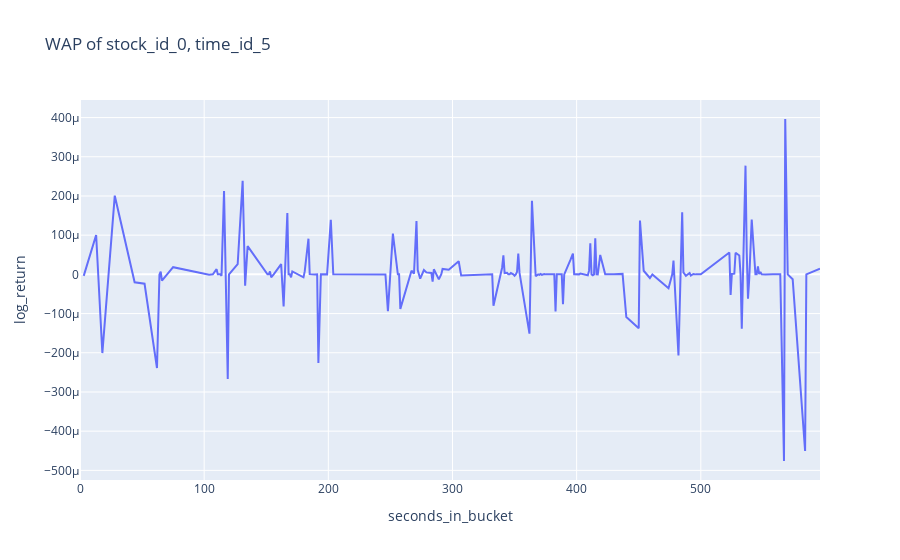

The notebook cell this image was saved under:
### Code cell
book_train_example['log_return'] = np.log(book_train_example['wap'])-np.log(book_train_example['wap'].shift(1))
book_train_example.dropna(subset=['log_return'])

fig1 = px.line(book_train_example, x="seconds_in_bucket", y="log_return", title='WAP of stock_id_0, time_id_5')
fig1.show()

### Figure 1 — Plotly figure (JSON) as saved in the notebook; plotly's stock layout.template omitted (floating-point values rounded to 4 significant figures; data arrays with more than 128 entries replaced by an {"elided": "..."} marker saying what was removed)
{"data": [{"hovertemplate": "seconds_in_bucket=%{x}<br>log_return=%{y}<extra></extra>", "legendgroup": "", "line": {"color": "#636efa", "dash": "solid"}, "marker": {"symbol": "circle"}, "mode": "lines", "name": "", "orientation": "v", "showlegend": false, "type": "scatter", "x": {"elided": "200 int values"}, "xaxis": "x", "y": {"elided": "200 float values"}, "yaxis": "y"}], "layout": {"legend": {"tracegroupgap": 0}, "title": {"text": "WAP of stock_id_0, time_id_5"}, "xaxis": {"anchor": "y", "domain": [0, 1], "title": {"text": "seconds_in_bucket"}}, "yaxis": {"anchor": "x", "domain": [0, 1], "title": {"text": "log_return"}}}}
